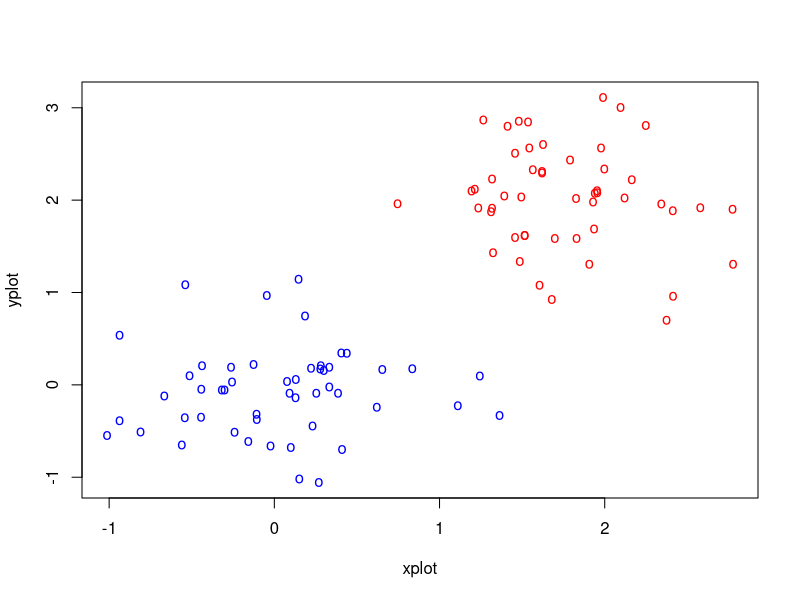

This figure's R source: (Note: this script raises an error after producing the figure.)
#Teste FCM with toy problems

x1 = matrix(rnorm(100,mean=0,sd=0.5),ncol=2)
x2 = matrix(rnorm(100,mean=2,sd=0.5),ncol=2)
y1 = rep(1,nrow(x1))
y2 = rep(2,nrow(x2))

xplot = cbind(x1[,1],x2[,1]);
yplot = cbind(x1[,2],x2[,2]);
matplot(xplot,yplot,pch='o',col=c('blue','red'))

xin = rbind(x1,x2)
result = fcm(xin,2)

points(result$centers)

clusters = apply(result$U, 1, which.max)

y = c(y1,y2)
error = sum((clusters == y) == FALSE)
print(paste('O número de erros é:',error))
